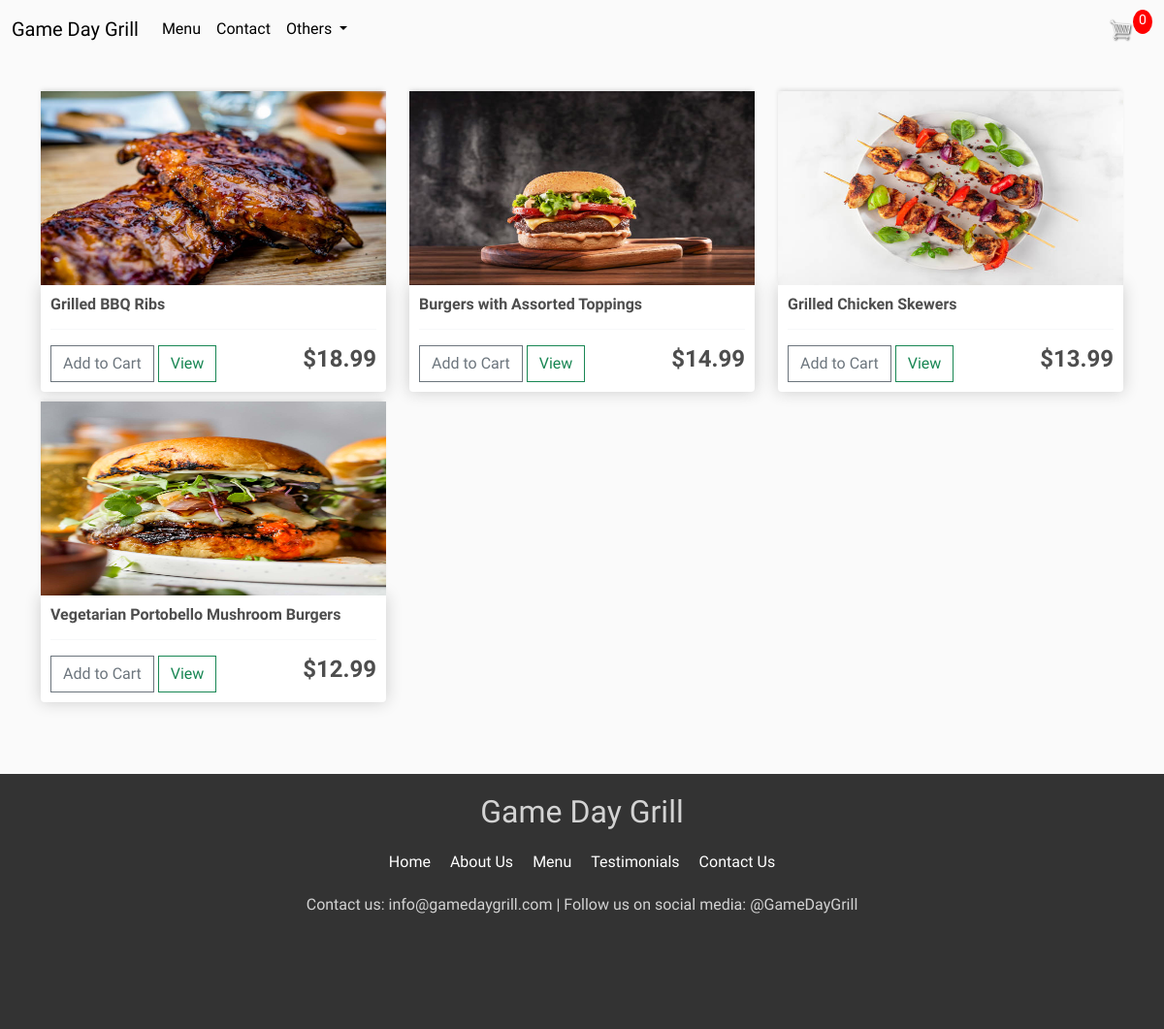
The page /maincourses/ on the database its author committed.
### store/models.py (models this page shows, shortened)
class Product(models.Model):
    name = models.CharField(max_length=100, null=True)
    price = models.DecimalField(max_digits=7, decimal_places=2)
    type = models.CharField(max_length=2, choices=PRODUCT_TYPES, null=True)
    image = models.ImageField(null=True, blank=True)
    description = models.CharField(max_length=1000, null=True, blank=True)

### store/views.py (the view)
# urls.py: path('maincourses/', views.maincourses, name='maincourses'),
def maincourses(request):
    data = cartData(request)
    cartItems = data['cartItems']
    order = data['order']
    items = data['items']
    products = Product.objects.filter(type='MC')
    context = {'products': products, 'cartItems': cartItems}
    return render(request, 'store/maincourses.html', context)

### store/utils.py (called while the page is built, shortened)
def cookieCart(request):
    try:
        cart = json.loads(request.COOKIES['cart'])
    except:
        cart = {}
    items = []
    order = {'get_cart_total': 0, 'get_cart_items': 0, 'shipping': False}
    cartItems = order['get_cart_items']
    return {'cartItems':cartItems, 'order':order, 'items':items}

def cartData(request):
    if request.user.is_authenticated:
        customer = request.user.customer
        order, created = Order.objects.get_or_create(customer=customer, complete=False)
        items = order.orderitem_set.all()
        cartItems = order.get_cart_items
    else:
        cookieData = cookieCart(request)
        cartItems = cookieData['cartItems']
        order = cookieData['order']
        items = cookieData['items']
    return {'cartItems':cartItems, 'order':order, 'items':items}

### store/templates/store/maincourses.html (shortened to what this page needs)
{% extends 'store/main.html' %}
{% load static %}
{% block center %}
  <div class="row">
    {% for product in products %}
      <div class="col-lg-4">
        <img class="thumbnail" src="{{ product.image.url }}">
        <div class="box-element product" data-desc="{{ product.description }}">
          <h6><strong>{{ product.name }}</strong></h6>
          <hr>
          <button data-product="{{ product.id }}" data-action="add" class="btn btn-outline-secondary add-btn update-cart">Add to Cart</button>
          <button class="btn btn-outline-success view-btn">View</button>
          <h4 style="display: inline-block; float: right"><strong>${{ product.price|floatformat:2 }}</strong></h4>
        </div>
      </div>
    {% endfor %}
  </div>
{% endblock center %}

### static/css/main.css (style rules this page uses)
body { background-color: hsl(0, 0%, 98%); font-family: 'Bubblegum Sans', sans-serif; }
h1,h2,h3,h4,h5,h6, p { color:hsl(0, 0%, 30%); font-family: 'Bubblegum Sans', sans-serif; }
.box-element { box-shadow:hsl(0, 0%, 80%) 0 0 16px; background-color: #fff; border-radius: 4px; padding: 10px; }
.thumbnail { width: 100%; height: 200px; -webkit-box-shadow: -1px -3px 5px -2px rgba(214,214,214,1); -moz-box-shadow: -1px -3px 5px -2px rgba(214,214,214,1); box-shadow: -1px -3px 5px -2px rgba(214,214,214,1); }
.product { border-radius: 0 0 4px 4px; }
.col-lg-4, .col-lg-6, .col-lg-8, .col-lg-12 { margin-top: 10px; }
.btn { border-radius: 0; }

### rows shown on the page
Product: image (picture), name "Grilled BBQ Ribs", price "18.99"
Product: image (picture), name "Burgers with Assorted Toppings", price "14.99"
Product: image (picture), name "Grilled Chicken Skewers", price "13.99"
Product: image (picture), name "Vegetarian Portobello Mushroom Burgers", price "12.99"

### other values the page prints
{{ cartItems }} "0"
